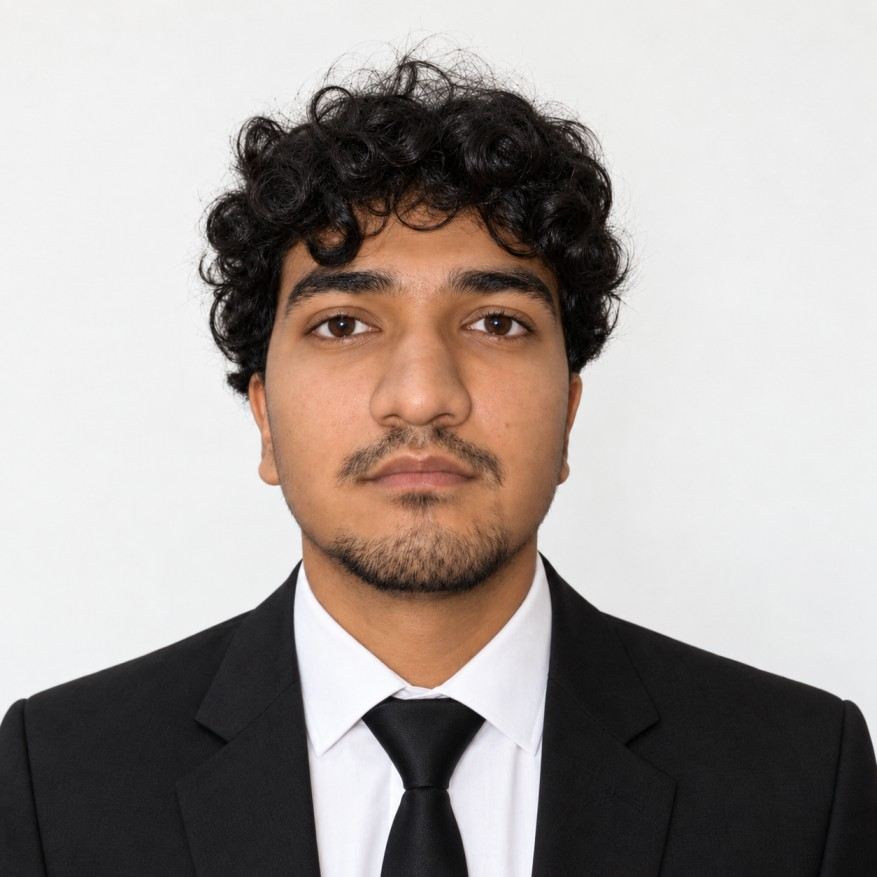
#> input picture assets/sahil.jpg, 877 x 877 px, found by its file name
$ python generate_particles.py
#> lines starting #> are read from the running program, lines starting #| are printed output that depends on the picture; after the words box and inside, x2 and y2 are one past the last pixel; in counts of white or black regions, pixels touching at a corner belong together
from PIL import Image, ImageOps, ImageEnhance, ImageFilter
import numpy as np
from collections import deque
import json

src_path = r"C:\Users\Sahil Belchada\Desktop\portfolio\assets\sahil.jpg"
im = Image.open(src_path).convert("RGB")
#> im is the input picture: PIL image 877x877 RGB; mean R, G, B 166, 158.1, 154.1
w, h = im.size
#> w = 877; h = 877

# Crop centered on face: 700x793 -> 300x340
crop_w = 700
crop_h = int(crop_w * 340 / 300)
left = (w - crop_w) // 2
#> left = 88
top = 70
crop = im.crop((left, top, left + crop_w, top + crop_h)).resize((300, 340), Image.Resampling.LANCZOS)
rgb = np.asarray(crop, dtype=np.float32)
gray = np.mean(rgb, axis=2)
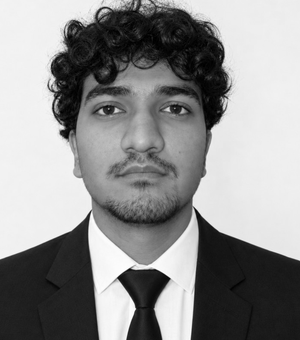
#> gray: shape (340, 300) float32; min 0, max 255, mean 144.1

# Segment subject
h_c, w_c = gray.shape
#> h_c = 340; w_c = 300
visited = np.zeros((h_c, w_c), dtype=bool)
is_bg = np.zeros((h_c, w_c), dtype=bool)
q = deque([(0, 0), (0, w_c - 1), (10, 0), (10, w_c - 1)])
for y, x in q:
    visited[y, x] = True
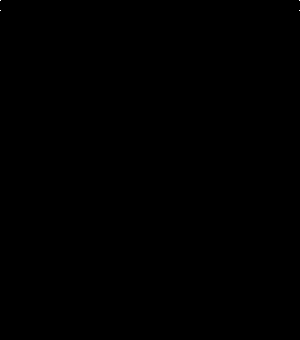
#> visited: shape (340, 300) bool; 0% white in thin lines or dots, all inside (x1, y1, x2, y2) = (0, 0, 300, 11)

while q:
    cy, cx = q.popleft()
    if gray[cy, cx] > 205 and (rgb[cy, cx, 0] - rgb[cy, cx, 2]) < 22:
        is_bg[cy, cx] = True
        for dy, dx in [(-1, 0), (1, 0), (0, -1), (0, 1)]:
            ny, nx = cy + dy, cx + dx
            if 0 <= ny < h_c and 0 <= nx < w_c and not visited[ny, nx]:
                visited[ny, nx] = True
                q.append((ny, nx))
#> is_bg: shape (340, 300) bool; 37.9% white; 2 white regions, box (x1, y1, x2, y2) and area: (173, 0, 300, 260) 21481, (0, 0, 121, 259) 17137
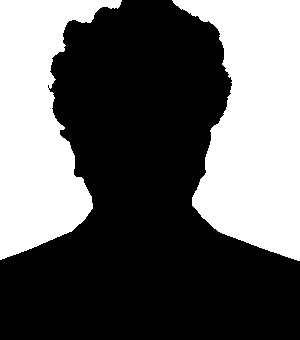
#> visited: shape (340, 300) bool; 38.6% white; 2 white regions, box (x1, y1, x2, y2) and area: (172, 0, 300, 261) 21851, (0, 0, 122, 260) 17570

subject_mask = ~is_bg

# Grayscale contrast equalization
gray_im = ImageOps.grayscale(crop)
mask_pil = Image.fromarray((subject_mask * 255).astype(np.uint8))
eq_im = ImageOps.equalize(gray_im, mask=mask_pil)
eq_im = ImageEnhance.Contrast(eq_im).enhance(1.35)
eq_im = eq_im.filter(ImageFilter.UnsharpMask(radius=2, percent=175, threshold=1))
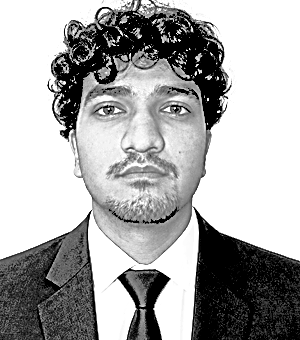
#> eq_im: PIL image 300x340 L; min 0, max 255, mean 169.6
enhanced_arr = np.asarray(eq_im, dtype=np.float32)

# Floyd-Steinberg diffusion
def floyd_steinberg(gray_arr):
    work = gray_arr.copy().astype(np.float32) / 255.0
    out = np.zeros_like(work, dtype=bool)
    height, width = work.shape
    for y in range(height):
        left_to_right = (y % 2 == 0)
        xs = range(width) if left_to_right else range(width - 1, -1, -1)
        direction = 1 if left_to_right else -1
        for x in xs:
            old = work[y, x]
            new = 1.0 if old >= 0.5 else 0.0
            out[y, x] = bool(new)
            err = old - new
            nx = x + direction
            if 0 <= nx < width:
                work[y, nx] += err * 7 / 16
            if y + 1 < height:
                if 0 <= x - direction < width:
                    work[y + 1, x - direction] += err * 3 / 16
                work[y + 1, x] += err * 5 / 16
                if 0 <= nx < width:
                    work[y + 1, nx] += err * 1 / 16
    return out

dark_gray = enhanced_arr * subject_mask
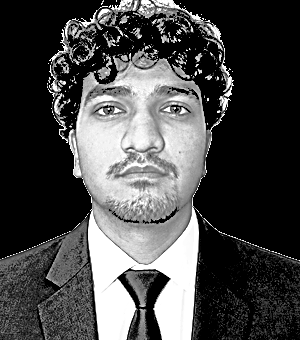
#> dark_gray: shape (340, 300) float32; min 0, max 255, mean 73
bits_dark = floyd_steinberg(dark_gray) & subject_mask
#> after the loop in floyd_steinberg, `for y in range(height):`:
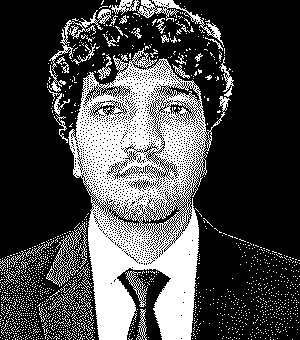
#> out: shape (340, 300) bool; 28.6% white; 1543 white regions (1505 under 20 px), largest, box (x1, y1, x2, y2) and area: (68, 48, 231, 340) 22494, (137, 0, 224, 47) 682, (49, 9, 111, 92) 662
#> after the loop in floyd_steinberg, `for y in range(height):`:
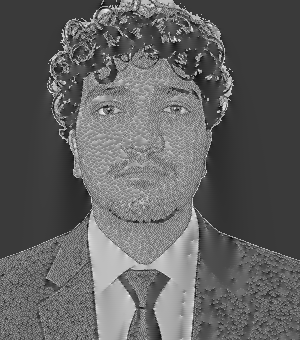
#> work: shape (340, 300) float32; min -0.422, max 1.43, mean 0.285; drawn with min black and max white

ys, xs = np.where(bits_dark)
# We can sample every point or subsample slightly for optimal mobile/desktop balance (~14,000 points)
# For max quality, keep points where bits_dark is True
# Let's save a compact list: [x, y, brightness]
points = []
for y, x in zip(ys, xs):
    lum = float(enhanced_arr[y, x]) / 255.0
    points.append([int(x), int(y), round(lum, 2)])
#> this loop made 29187 passes
#> (y, x, lum) on passes 1 to 3: (0, 103, 0.8), (0, 116, 0.957), (0, 121, 0.773)
#> after the loop, points = 29187 items

print(f"Total extracted particles: {len(points)}")
#| Total extracted particles: 29187

# Also create a 12,000 point optimized version
step = max(1, len(points) // 14000)
#> step = 2
opt_points = points[::step]
#> opt_points = 14594 items, first 6: [103, 0, 0.8], [121, 0, 0.77], [123, 0, 0.86], [125, 0, 1], [127, 0, 1], [129, 0, 1]
print(f"Optimized particles: {len(opt_points)}")
#| Optimized particles: 14594

out_path = r"C:\Users\Sahil Belchada\Desktop\portfolio\assets\particles-data.js"
with open(out_path, "w", encoding="utf-8") as f:
    f.write("// Pre-computed 1-bit Floyd-Steinberg particle data for instant 60 FPS loading\n")
    f.write("window.SAHIL_PORTRAIT_PARTICLES = " + json.dumps(opt_points) + ";\n")

print(f"Saved {out_path} ({len(json.dumps(opt_points)):,} chars)")
#| Saved C:\Users\Sahil Belchada\Desktop\portfolio\assets\particles-data.js (251,311 chars)
